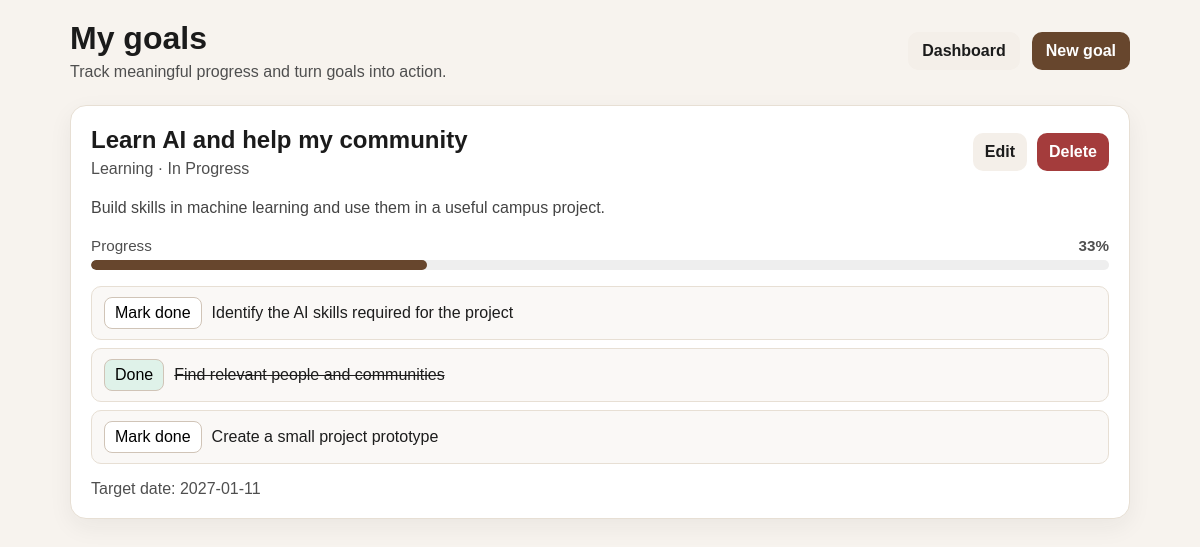
Screenshot of /public/goals (signed in) with the database file from the repository.
### tables this page shows
CREATE TABLE IF NOT EXISTS user_goals (
    id BIGINT UNSIGNED NOT NULL AUTO_INCREMENT,
    user_id BIGINT UNSIGNED NOT NULL,
    title VARCHAR(150) NOT NULL,
    description TEXT NOT NULL,
    category VARCHAR(50) NOT NULL,
    status VARCHAR(30) NOT NULL DEFAULT 'Not Started',
    target_date DATE DEFAULT NULL,
    created_at TIMESTAMP NOT NULL DEFAULT CURRENT_TIMESTAMP,
    updated_at TIMESTAMP NOT NULL DEFAULT CURRENT_TIMESTAMP ON UPDATE CURRENT_TIMESTAMP,
    PRIMARY KEY (id),
    KEY idx_user_goals_user_id (user_id),
    KEY idx_user_goals_status (status),
    CONSTRAINT fk_user_goals_user FOREIGN KEY (user_id) REFERENCES users(id) ON DELETE CASCADE ON UPDATE CASCADE
);

CREATE TABLE IF NOT EXISTS goal_steps (
    id BIGINT UNSIGNED NOT NULL AUTO_INCREMENT,
    goal_id BIGINT UNSIGNED NOT NULL,
    title VARCHAR(160) NOT NULL,
    is_completed TINYINT(1) NOT NULL DEFAULT 0,
    created_at TIMESTAMP NOT NULL DEFAULT CURRENT_TIMESTAMP,
    updated_at TIMESTAMP NOT NULL DEFAULT CURRENT_TIMESTAMP ON UPDATE CURRENT_TIMESTAMP,
    PRIMARY KEY (id),
    KEY idx_goal_steps_goal_id (goal_id),
    CONSTRAINT fk_goal_steps_goal FOREIGN KEY (goal_id) REFERENCES user_goals(id) ON DELETE CASCADE ON UPDATE CASCADE
);

### app/Helpers/helpers.php (called while the page is built, shortened)
<?php
function e(mixed $value): string
{
    return htmlspecialchars((string) $value, ENT_QUOTES, 'UTF-8');
}
function renderView(string $viewName, array $data = []): void
{
    $template = __DIR__ . '/../Views/' . $viewName . '.php';
    extract($data);
    include $template;
}

### app/Controllers/GoalController.php (called while the page is built, shortened)
<?php
class GoalController
{
    private GoalRepository $goalRepository;
    public function __construct()
    {
        $this->goalRepository = new GoalRepository();
    }
    public function index(): void
    {
        $goals = $this->goalRepository->listForUser((int) $_SESSION['user_id']);
        renderView('goals/index', [
            'title' => 'My goals',
            'goals' => $goals,
            'error' => null,
        ]);
    }
}

### routes/web.php (called while the page is built, shortened)
<?php
$router = new Router();
$router->dispatch($_SERVER['REQUEST_URI'] ?? '/');

### public/index.php (called while the page is built, shortened)
<?php
require __DIR__ . '/../config/database.php';
require __DIR__ . '/../app/Helpers/helpers.php';
require __DIR__ . '/../routes/web.php';

### app/Repositories/GoalRepository.php (called while the page is built, shortened)
<?php
class GoalRepository
{
    public function listForUser(int $userId): array
    {
        try {
            $pdo = Database::getConnection();
            $stmt = $pdo->prepare('SELECT * FROM user_goals WHERE user_id = :userId ORDER BY created_at DESC');
            $stmt->execute(['userId' => $userId]);
            $goals = $stmt->fetchAll(PDO::FETCH_ASSOC);
            foreach ($goals as &$goal) {
                $goal['steps'] = $this->stepsForGoal((int) $goal['id']);
                $goal['progress'] = $this->calculateProgress((int) $goal['id']);
            }
            return $goals;
        } catch (PDOException $e) {
            return [];
        }
    }
    public function stepsForGoal(int $goalId): array
    {
        try {
            $stmt = Database::getConnection()->prepare('SELECT * FROM goal_steps WHERE goal_id = :goalId ORDER BY created_at ASC');
            $stmt->execute(['goalId' => $goalId]);
            return $stmt->fetchAll(PDO::FETCH_ASSOC);
        } catch (PDOException $e) {
            return [];
        }
    }
    public function calculateProgress(int $goalId): array
    {
        $steps = $this->stepsForGoal($goalId);
        $total = count($steps);
        $completed = 0;
        foreach ($steps as $step) {
            if ((int) $step['is_completed'] === 1) {
                $completed++;
            }
        }
        $percent = $total > 0 ? (int) round(($completed / $total) * 100) : 0;
        return [
            'total' => $total,
            'completed' => $completed,
            'percent' => $percent,
        ];
    }
}

### app/Core/Database.php (called while the page is built, shortened)
<?php
class Database
{
    private static ?PDO $connection = null;
    public static function getConnection(): PDO
    {
        if (self::$connection instanceof PDO) {
            return self::$connection;
        }
        $config = require __DIR__ . '/../../config/database.php';
        try {
            self::$connection = new PDO(
                $config['dsn'],
                $config['username'],
                $config['password'],
                [
                    PDO::ATTR_ERRMODE => PDO::ERRMODE_EXCEPTION,
                    PDO::ATTR_DEFAULT_FETCH_MODE => PDO::FETCH_ASSOC,
                    PDO::ATTR_EMULATE_PREPARES => false,
                ]
            );
        } catch (PDOException $e) {
            throw new PDOException('Database connection failed: ' . $e->getMessage());
        }
        return self::$connection;
    }
}

### app/Views/goals/index.php (the view, shortened to what this page needs)
<!DOCTYPE html>
<html lang="en">
<head>
    <link rel="stylesheet" href="/life-network-campus/public/assets/css/styles.css">
</head>
<body>
    <main style="max-width:1100px; margin:0 auto; padding:20px;">
        <header style="display:flex; justify-content:space-between; align-items:center; gap:12px; margin-bottom:24px;">
            <div>
                <h1 style="margin:0;">My goals</h1>
                <p style="margin:6px 0 0; color:#4f4f4f;">Track meaningful progress and turn goals into action.</p>
            </div>
            <div style="display:flex; gap:12px;">
                <a href="/life-network-campus/public/dashboard" style="padding:10px 14px; border-radius:10px; background:#f4efe9; text-decoration:none; color:#1b1b1b; font-weight:600;">Dashboard</a>
                <a href="/life-network-campus/public/goals/new" style="padding:10px 14px; border-radius:10px; background:#67462d; text-decoration:none; color:#fff; font-weight:600;">New goal</a>
            </div>
        </header>
        <?php if (empty($goals)): ?>
            <div class="card" style="padding:32px; text-align:center;">
                <h2 style="margin-top:0;">No goals yet</h2>
                <p style="color:#4f4f4f; line-height:1.7; margin-bottom:0;">Create your first goal to start connecting it to skills, communities, projects, and opportunities.</p>
            </div>
        <?php else: ?>
            <div style="display:grid; gap:18px;">
                <?php foreach ($goals as $goal): ?>
                    <?php $progress = $goal['progress'] ?? ['percent' => 0, 'completed' => 0, 'total' => 0]; ?>
                    <div class="card" style="padding:20px;">
                        <div style="display:flex; justify-content:space-between; gap:16px; flex-wrap:wrap;">
                            <div>
                                <h2 style="margin:0 0 6px; font-size:1.5rem;"><?php echo e($goal['title']); ?></h2>
                                <p style="margin:0; color:#4f4f4f;"><?php echo e($goal['category']); ?> · <?php echo e($goal['status']); ?></p>
                            </div>
                            <div style="display:flex; gap:10px; align-items:center; flex-wrap:wrap;">
                                <a href="/life-network-campus/public/goals/<?php echo (int) $goal['id']; ?>/edit" style="padding:10px 12px; border-radius:10px; background:#f4efe9; color:#1b1b1b; text-decoration:none; font-weight:600;">Edit</a>
                                <form method="post" action="/life-network-campus/public/goals/<?php echo (int) $goal['id']; ?>/delete" onsubmit="return confirm('Delete this goal?');">
                                    <button type="submit" style="padding:10px 12px; border:none; border-radius:10px; background:#a43c3c; color:#fff; font-weight:600; cursor:pointer;">Delete</button>
                                </form>
                            </div>
                        </div>
                        <p style="margin:16px 0; line-height:1.7; color:#444;">
                            <?php echo nl2br(e($goal['description'])); ?>
                        </p>
                        <div style="margin-bottom:16px;">
                            <div style="display:flex; justify-content:space-between; align-items:center; margin-bottom:6px; font-size:0.95rem; color:#4f4f4f;">
                                <span>Progress</span>
                                <strong><?php echo (int) $progress['percent']; ?>%</strong>
                            </div>
                            <div style="height:10px; background:#eee; border-radius:999px; overflow:hidden;">
                                <div style="height:100%; width:<?php echo (int) $progress['percent']; ?>%; background:#67462d; border-radius:999px;"></div>
                            </div>
                        </div>
                        <div style="display:grid; gap:8px;">
                            <?php foreach (($goal['steps'] ?? []) as $step): ?>
                                <div style="display:flex; align-items:center; justify-content:space-between; gap:12px; padding:10px 12px; border:1px solid #e7dfd4; border-radius:10px; background:#faf8f6;">
                                    <div style="display:flex; align-items:center; gap:10px; flex:1;">
                                        <form method="post" action="/life-network-campus/public/goals/<?php echo (int) $goal['id']; ?>/steps/<?php echo (int) $step['id']; ?>/toggle">
                                            <button type="submit" style="padding:6px 10px; border:1px solid #d0c4b7; background:<?php echo ((int) $step['is_completed'] === 1) ? '#dff2e9' : '#fff'; ?>; border-radius:8px; cursor:pointer;">
                                                <?php echo ((int) $step['is_completed'] === 1) ? 'Done' : 'Mark done'; ?>
                                            </button>
                                        </form>
                                        <span style="text-decoration:<?php echo ((int) $step['is_completed'] === 1) ? 'line-through' : 'none'; ?>; color:#1d1d1d;">
                                            <?php echo e($step['title']); ?>
                                        </span>
                                    </div>
                                </div>
                            <?php endforeach; ?>
                        </div>
                        <?php if (!empty($goal['target_date'])): ?>
                            <p style="margin-top:16px; margin-bottom:0; color:#4f4f4f;">
                                Target date: <?php echo e($goal['target_date']); ?>
                            </p>
                        <?php endif; ?>
                    </div>
                <?php endforeach; ?>
            </div>
        <?php endif; ?>
    </main>
</body>
</html>

### app/Core/Router.php (shortened to what this page needs)
<?php
class Router
{
    public function dispatch(string $requestUri): void
    {
        $uri = parse_url($requestUri, PHP_URL_PATH) ?? '/';
        $basePaths = ['/life-network-campus/public', '/life-network-campus'];
        foreach ($basePaths as $basePath) {
            if (str_starts_with($uri, $basePath)) {
                $uri = substr($uri, strlen($basePath));
                break;
            }
        }
        $method = $_SERVER['REQUEST_METHOD'] ?? 'GET';
        foreach ($routes as [$routeMethod, $routeUri, $handler]) {
            if ($routeMethod !== $method) {
                continue;
            }
            if ($routeUri === $uri) {
                $this->callHandler($handler);
                return;
            }
        }
    }
    private function callHandler(array $handler, array $params = []): void
    {
        [$controllerName, $action] = $handler;
        $controller = new $controllerName();
        if ($params === []) {
            $controller->$action();
            return;
        }
    }
}

### public/assets/css/styles.css (style rules this page uses)
* { box-sizing: border-box; }
:root { --color-background: #f7f3ee; --color-surface: #ffffff; --color-surface-alt: #f0ece6; --color-text: #1b1b1b; --color-muted: #5f5f5f; --color-border: #e7dfd4; --color-primary: #795637; --color-primary-soft: #efe0d1; --color-success: #2e7d5a; --color-warning: #ad6d1a; --color-danger: #b63b3b; --shadow-soft: 0 8px 24px rgba(26, 28, 27, 0.06); --radius: 16px; --space-xs: 8px; --space-sm: 12px; --space-md: 18px; --space-lg: 24px; --space-xl: 32px; }
body { margin: 0; font-family: Arial, Helvetica, sans-serif; background: var(--color-background); color: var(--color-text); }
button, input, select, textarea { font: inherit; }
button, a { touch-action: manipulation; }
main { max-width: 1200px; margin: 0 auto; padding: var(--space-xl); }
.card { background: var(--color-surface); border: 1px solid var(--color-border); border-radius: var(--radius); box-shadow: var(--shadow-soft); }

### rows the page displays
user_goals: title "Learn AI and help my community", category "Learning", status "In Progress", description "Build skills in machine learning and use them in a useful campus project.", percent "33", target_date "2027-01-11"
goal_steps: is_completed "Mark done", title "Identify the AI skills required for the project"
goal_steps: is_completed "Done", title "Find relevant people and communities"
goal_steps: is_completed "Mark done", title "Create a small project prototype"
